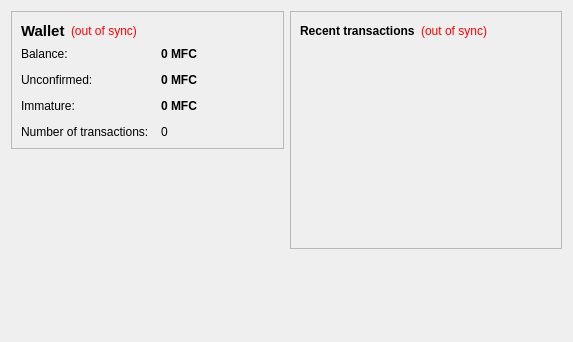
<?xml version="1.0" encoding="UTF-8"?>
<ui version="4.0">
 <class>OverviewPage</class>
 <widget class="QWidget" name="OverviewPage">
  <property name="geometry">
   <rect>
    <x>0</x>
    <y>0</y>
    <width>573</width>
    <height>342</height>
   </rect>
  </property>
  <property name="windowTitle">
   <string>Form</string>
  </property>
  <layout class="QHBoxLayout" name="horizontalLayout" stretch="1,1">
   <item>
    <layout class="QVBoxLayout" name="verticalLayout_2">
     <item>
      <widget class="QFrame" name="frame">
       <property name="frameShape">
        <enum>QFrame::StyledPanel</enum>
       </property>
       <property name="frameShadow">
        <enum>QFrame::Raised</enum>
       </property>
       <layout class="QVBoxLayout" name="verticalLayout_4">
        <item>
         <layout class="QHBoxLayout" name="horizontalLayout_4">
          <item>
           <widget class="QLabel" name="label_5">
            <property name="font">
             <font>
              <pointsize>11</pointsize>
              <weight>75</weight>
              <bold>true</bold>
             </font>
            </property>
            <property name="text">
             <string>Wallet</string>
            </property>
           </widget>
          </item>
          <item>
           <widget class="QLabel" name="labelWalletStatus">
            <property name="toolTip">
             <string>The displayed information may be out of date. Your wallet automatically synchronizes with the MyFirstCoin network after a connection is established, but this process has not completed yet.</string>
            </property>
            <property name="styleSheet">
             <string notr="true">QLabel { color: red; }</string>
            </property>
            <property name="text">
             <string notr="true">(out of sync)</string>
            </property>
            <property name="alignment">
             <set>Qt::AlignLeading|Qt::AlignLeft|Qt::AlignVCenter</set>
            </property>
           </widget>
          </item>
          <item>
           <spacer name="horizontalSpacer_2">
            <property name="orientation">
             <enum>Qt::Horizontal</enum>
            </property>
            <property name="sizeHint" stdset="0">
             <size>
              <width>40</width>
              <height>20</height>
             </size>
            </property>
           </spacer>
          </item>
         </layout>
        </item>
        <item>
         <layout class="QFormLayout" name="formLayout_2">
          <property name="fieldGrowthPolicy">
           <enum>QFormLayout::AllNonFixedFieldsGrow</enum>
          </property>
          <property name="horizontalSpacing">
           <number>12</number>
          </property>
          <property name="verticalSpacing">
           <number>12</number>
          </property>
          <item row="0" column="0">
           <widget class="QLabel" name="label">
            <property name="text">
             <string>Balance:</string>
            </property>
           </widget>
          </item>
          <item row="0" column="1">
           <widget class="QLabel" name="labelBalance">
            <property name="font">
             <font>
              <weight>75</weight>
              <bold>true</bold>
             </font>
            </property>
            <property name="cursor">
             <cursorShape>IBeamCursor</cursorShape>
            </property>
            <property name="toolTip">
             <string>Your current balance</string>
            </property>
            <property name="text">
             <string notr="true">0 MFC</string>
            </property>
            <property name="textInteractionFlags">
             <set>Qt::LinksAccessibleByMouse|Qt::TextSelectableByKeyboard|Qt::TextSelectableByMouse</set>
            </property>
           </widget>
          </item>
          <item row="1" column="0">
           <widget class="QLabel" name="label_3">
            <property name="text">
             <string>Unconfirmed:</string>
            </property>
           </widget>
          </item>
          <item row="1" column="1">
           <widget class="QLabel" name="labelUnconfirmed">
            <property name="font">
             <font>
              <weight>75</weight>
              <bold>true</bold>
             </font>
            </property>
            <property name="cursor">
             <cursorShape>IBeamCursor</cursorShape>
            </property>
            <property name="toolTip">
             <string>Total of transactions that have yet to be confirmed, and do not yet count toward the current balance</string>
            </property>
            <property name="text">
             <string notr="true">0 MFC</string>
            </property>
            <property name="textInteractionFlags">
             <set>Qt::LinksAccessibleByMouse|Qt::TextSelectableByKeyboard|Qt::TextSelectableByMouse</set>
            </property>
           </widget>
          </item>
          <item row="3" column="0">
           <widget class="QLabel" name="label_2">
            <property name="text">
             <string>Number of transactions:</string>
            </property>
           </widget>
          </item>
          <item row="3" column="1">
           <widget class="QLabel" name="labelNumTransactions">
            <property name="toolTip">
             <string>Total number of transactions in wallet</string>
            </property>
            <property name="text">
             <string notr="true">0</string>
            </property>
           </widget>
          </item>
          <item row="2" column="0">
           <widget class="QLabel" name="labelImmatureText">
            <property name="text">
             <string>Immature:</string>
            </property>
           </widget>
          </item>
          <item row="2" column="1">
           <widget class="QLabel" name="labelImmature">
            <property name="font">
             <font>
              <weight>75</weight>
              <bold>true</bold>
             </font>
            </property>
            <property name="toolTip">
             <string>Mined balance that has not yet matured</string>
            </property>
            <property name="text">
             <string notr="true">0 MFC</string>
            </property>
            <property name="textInteractionFlags">
             <set>Qt::LinksAccessibleByMouse|Qt::TextSelectableByKeyboard|Qt::TextSelectableByMouse</set>
            </property>
           </widget>
          </item>
         </layout>
        </item>
       </layout>
      </widget>
     </item>
     <item>
      <spacer name="verticalSpacer">
       <property name="orientation">
        <enum>Qt::Vertical</enum>
       </property>
       <property name="sizeHint" stdset="0">
        <size>
         <width>20</width>
         <height>40</height>
        </size>
       </property>
      </spacer>
     </item>
    </layout>
   </item>
   <item>
    <layout class="QVBoxLayout" name="verticalLayout_3">
     <item>
      <widget class="QFrame" name="frame_2">
       <property name="frameShape">
        <enum>QFrame::StyledPanel</enum>
       </property>
       <property name="frameShadow">
        <enum>QFrame::Raised</enum>
       </property>
       <layout class="QVBoxLayout" name="verticalLayout">
        <item>
         <layout class="QHBoxLayout" name="horizontalLayout_2">
          <item>
           <widget class="QLabel" name="label_4">
            <property name="text">
             <string>&lt;b&gt;Recent transactions&lt;/b&gt;</string>
            </property>
           </widget>
          </item>
          <item>
           <widget class="QLabel" name="labelTransactionsStatus">
            <property name="toolTip">
             <string>The displayed information may be out of date. Your wallet automatically synchronizes with the MyFirstCoin network after a connection is established, but this process has not completed yet.</string>
            </property>
            <property name="styleSheet">
             <string notr="true">QLabel { color: red; }</string>
            </property>
            <property name="text">
             <string notr="true">(out of sync)</string>
            </property>
            <property name="alignment">
             <set>Qt::AlignRight|Qt::AlignTrailing|Qt::AlignVCenter</set>
            </property>
           </widget>
          </item>
          <item>
           <spacer name="horizontalSpacer">
            <property name="orientation">
             <enum>Qt::Horizontal</enum>
            </property>
            <property name="sizeHint" stdset="0">
             <size>
              <width>40</width>
              <height>20</height>
             </size>
            </property>
           </spacer>
          </item>
         </layout>
        </item>
        <item>
         <widget class="QListView" name="listTransactions">
          <property name="styleSheet">
           <string notr="true">QListView { background: transparent; }</string>
          </property>
          <property name="frameShape">
           <enum>QFrame::NoFrame</enum>
          </property>
          <property name="verticalScrollBarPolicy">
           <enum>Qt::ScrollBarAlwaysOff</enum>
          </property>
          <property name="horizontalScrollBarPolicy">
           <enum>Qt::ScrollBarAlwaysOff</enum>
          </property>
          <property name="selectionMode">
           <enum>QAbstractItemView::NoSelection</enum>
          </property>
         </widget>
        </item>
       </layout>
      </widget>
     </item>
     <item>
      <spacer name="verticalSpacer_2">
       <property name="orientation">
        <enum>Qt::Vertical</enum>
       </property>
       <property name="sizeHint" stdset="0">
        <size>
         <width>20</width>
         <height>40</height>
        </size>
       </property>
      </spacer>
     </item>
    </layout>
   </item>
  </layout>
 </widget>
 <resources/>
 <connections/>
</ui>
